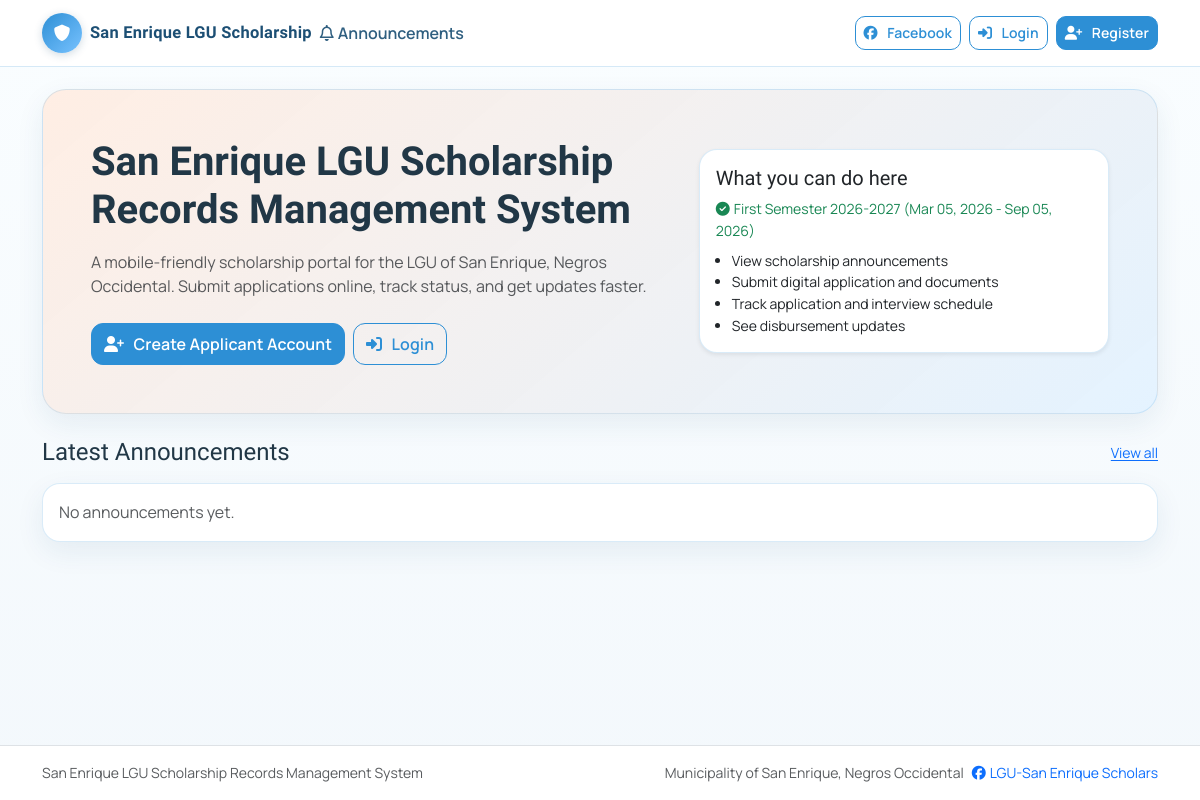
Before: / with the older database file.
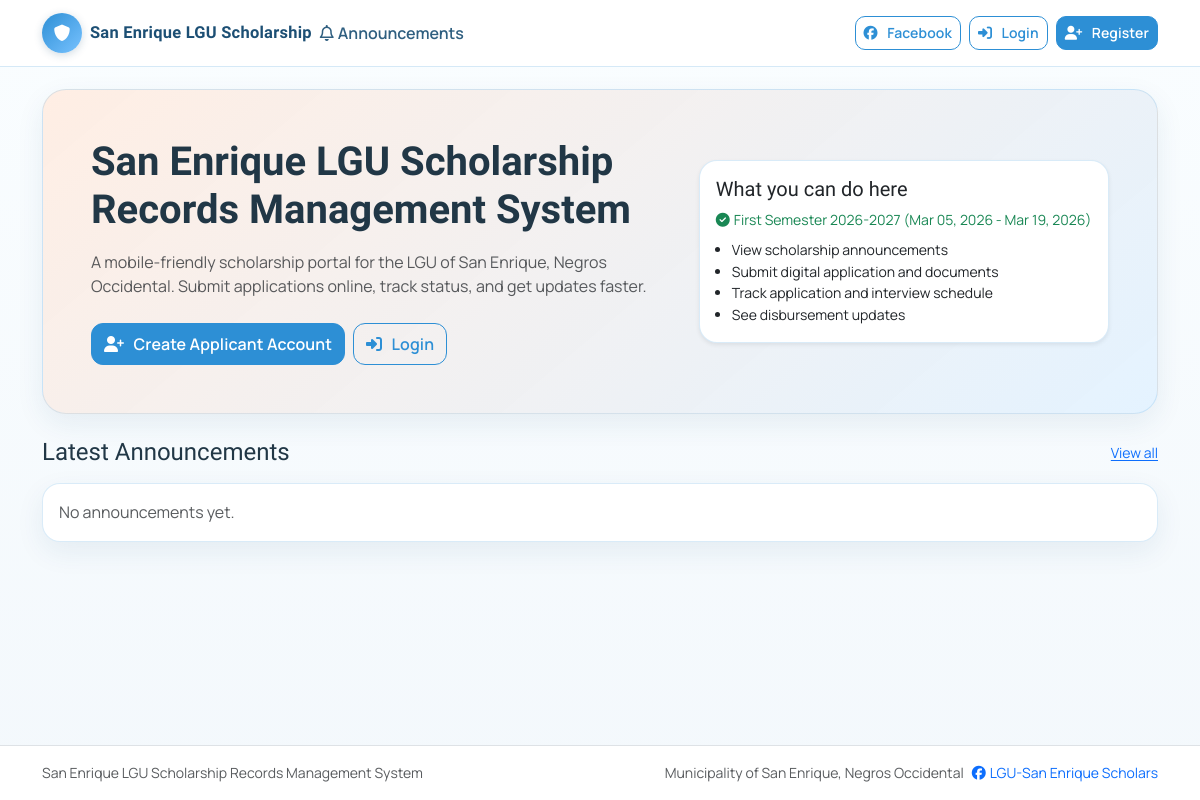
After: the same page with the newer database file.
### tables this page shows
CREATE TABLE IF NOT EXISTS application_periods (
    id INT UNSIGNED AUTO_INCREMENT PRIMARY KEY,
    academic_year VARCHAR(9) NOT NULL,
    semester ENUM('First Semester','Second Semester') NOT NULL,
    period_name VARCHAR(150) NOT NULL,
    start_date DATE NULL,
    end_date DATE NULL,
    is_open TINYINT(1) NOT NULL DEFAULT 0,
    notes VARCHAR(255) NULL,
    created_by INT UNSIGNED NULL,
    created_at TIMESTAMP DEFAULT CURRENT_TIMESTAMP,
    updated_at TIMESTAMP DEFAULT CURRENT_TIMESTAMP ON UPDATE CURRENT_TIMESTAMP,
    UNIQUE KEY uq_application_periods_semester_academic_year (academic_year, semester),
    CONSTRAINT fk_application_periods_created_by
        FOREIGN KEY (created_by) REFERENCES users(id)
        ON DELETE SET NULL
);

### includes/functions.php (called while the page is built, shortened)
<?php
function e(string $value): string
{
    return htmlspecialchars($value, ENT_QUOTES, 'UTF-8');
}
function current_open_application_period(mysqli $conn): ?array
{
    if (!table_exists($conn, 'application_periods')) {
        return null;
    }
    $hasAcademicYear = table_column_exists($conn, 'application_periods', 'academic_year');
    $hasSemester = table_column_exists($conn, 'application_periods', 'semester');
    $academicYearSelect = $hasAcademicYear ? ', academic_year' : '';
    $semesterSelect = $hasSemester ? ', semester' : '';
    $today = date('Y-m-d');
    $stmt = $conn->prepare(
        "SELECT id, period_name, start_date, end_date, is_open, notes" . $academicYearSelect . $semesterSelect . "
         FROM application_periods
         WHERE is_open = 1
           AND (start_date IS NULL OR start_date <= ?)
           AND (end_date IS NULL OR end_date >= ?)
         ORDER BY id DESC
         LIMIT 1"
    );
    $stmt->bind_param('ss', $today, $today);
    $stmt->execute();
    $result = $stmt->get_result();
    $row = $result ? ($result->fetch_assoc() ?: null) : null;
    return $row;
}
function format_application_period(?array $period): string
{
    $academicYear = trim((string) ($period['academic_year'] ?? ''));
    $semester = trim((string) ($period['semester'] ?? ''));
    $name = $semester !== '' && $academicYear !== ''
        ? ($semester . ' ' . $academicYear)
        : trim((string) ($period['period_name'] ?? 'Application Period'));
    $start = trim((string) ($period['start_date'] ?? ''));
    $end = trim((string) ($period['end_date'] ?? ''));
    if ($start !== '' && $end !== '') {
        return $name . ' (' . date('M d, Y', strtotime($start)) . ' - ' . date('M d, Y', strtotime($end)) . ')';
    }
    return $name;
}
function table_column_exists(mysqli $conn, string $tableName, string $columnName): bool
{
    static $cache = [];
    $tableName = trim($tableName);
    $columnName = trim($columnName);
    $cacheKey = strtolower($tableName . '.' . $columnName);
    if (array_key_exists($cacheKey, $cache)) {
        return (bool) $cache[$cacheKey];
    }
    $stmt = $conn->prepare(
        "SELECT COUNT(*) AS total
         FROM information_schema.COLUMNS
         WHERE TABLE_SCHEMA = DATABASE()
           AND TABLE_NAME = ?
           AND COLUMN_NAME = ?
         LIMIT 1"
    );
    $stmt->bind_param('ss', $tableName, $columnName);
    $stmt->execute();
    $result = $stmt->get_result();
    $row = $result instanceof mysqli_result ? $result->fetch_assoc() : null;
    $exists = (int) ($row['total'] ?? 0) > 0;
    $cache[$cacheKey] = $exists;
    return $exists;
}
function table_exists(mysqli $conn, string $tableName): bool
{
    $tableName = trim($tableName);
    $stmt = $conn->prepare(
        "SELECT COUNT(*) AS total
         FROM information_schema.TABLES
         WHERE TABLE_SCHEMA = DATABASE()
           AND TABLE_NAME = ?
         LIMIT 1"
    );
    $stmt->bind_param('s', $tableName);
    $stmt->execute();
    $result = $stmt->get_result();
    $row = $result instanceof mysqli_result ? $result->fetch_assoc() : null;
    return (int) ($row['total'] ?? 0) > 0;
}

### includes/navbar.php (called while the page is built, shortened)
<?php
if (db_ready()) {
    $hasOpenApplicationPeriod = current_open_application_period($conn) !== null;
}
?>

### index.php (the view, shortened to what the rows shown need)
<?php
$conn = $GLOBALS['conn'] ?? null;
$openPeriod = null;
$isPublicApplyOpen = false;
if (db_ready()) {
    $openPeriod = current_open_application_period($conn);
    $isPublicApplyOpen = $openPeriod !== null;
}
include __DIR__ . '/includes/header.php';
?>
<section class="hero p-4 p-md-5 mb-4">
    <div class="row align-items-center g-4">
        <div class="col-12 col-md-7">
            <h1 class="fw-bold mb-3">San Enrique LGU Scholarship Records Management System</h1>
        </div>
        <div class="col-12 col-md-5">
            <div class="card card-soft shadow-sm">
                <div class="card-body">
                    <h5 class="card-title">What you can do here</h5>
                    <?php if ($isPublicApplyOpen): ?>
                        <p class="small text-success mb-2"><i class="fa-solid fa-circle-check me-1"></i><?= e(format_application_period($openPeriod)) ?></p>
                    <?php else: ?>
                        <p class="small text-warning mb-2"><i class="fa-solid fa-triangle-exclamation me-1"></i>Application period is currently closed.</p>
                    <?php endif; ?>
                    <ul class="small mb-0 ps-3">
                        <li>View scholarship announcements</li>
                        <li>Submit digital application and documents</li>
                        <li>Track application and interview schedule</li>
                        <li>See disbursement updates</li>
                    </ul>
                </div>
            </div>
        </div>
    </div>
</section>
<section>
    <div class="d-flex justify-content-between align-items-center mb-3">
        <h2 class="h4 m-0">Latest Announcements</h2>
    </div>
</section>
<?php include __DIR__ . '/includes/footer.php'; ?>

Changed rows visible on the page:
changed application_periods: format_application_period($openPeriod) "First Semester 2026-2027 (Mar 05, 2026 - Sep 05, 2026)" → "First Semester 2026-2027 (Mar 05, 2026 - Mar 19, 2026)"
